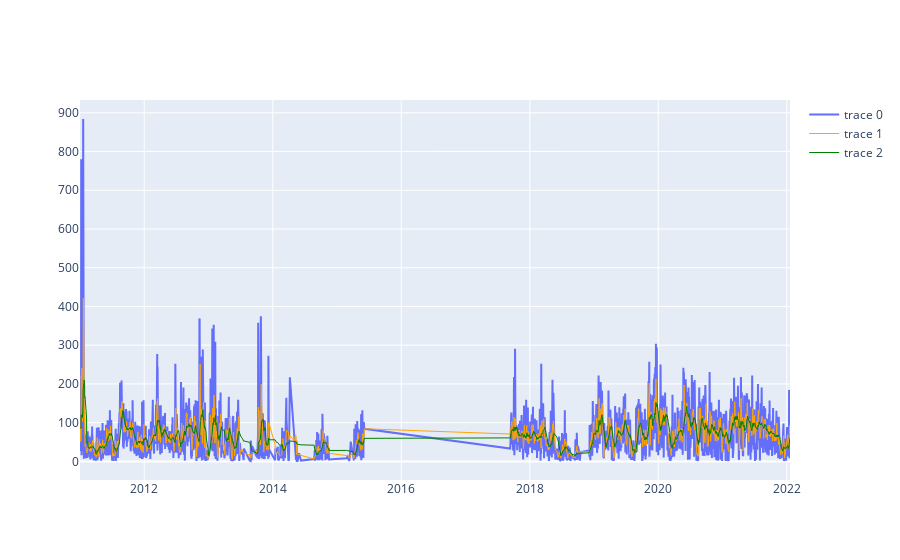

Write notebook code for a chart like this one.
### Code cell
fig.show()

### Figure 1 — Plotly figure (JSON) as saved in the notebook; plotly's stock layout.template omitted (floating-point values rounded to 4 significant figures; data arrays with more than 128 entries replaced by an {"elided": "..."} marker saying what was removed)
{"data": [{"type": "scatter", "x": {"elided": "2469 str values"}, "y": {"elided": "2469 int values"}}, {"line": {"color": "orange", "width": 1}, "type": "scatter", "x": {"elided": "2469 str values"}, "y": {"elided": "2469 float values"}}, {"line": {"color": "green", "width": 1}, "type": "scatter", "x": {"elided": "2469 str values"}, "y": {"elided": "2469 float values"}}], "layout": {}}
